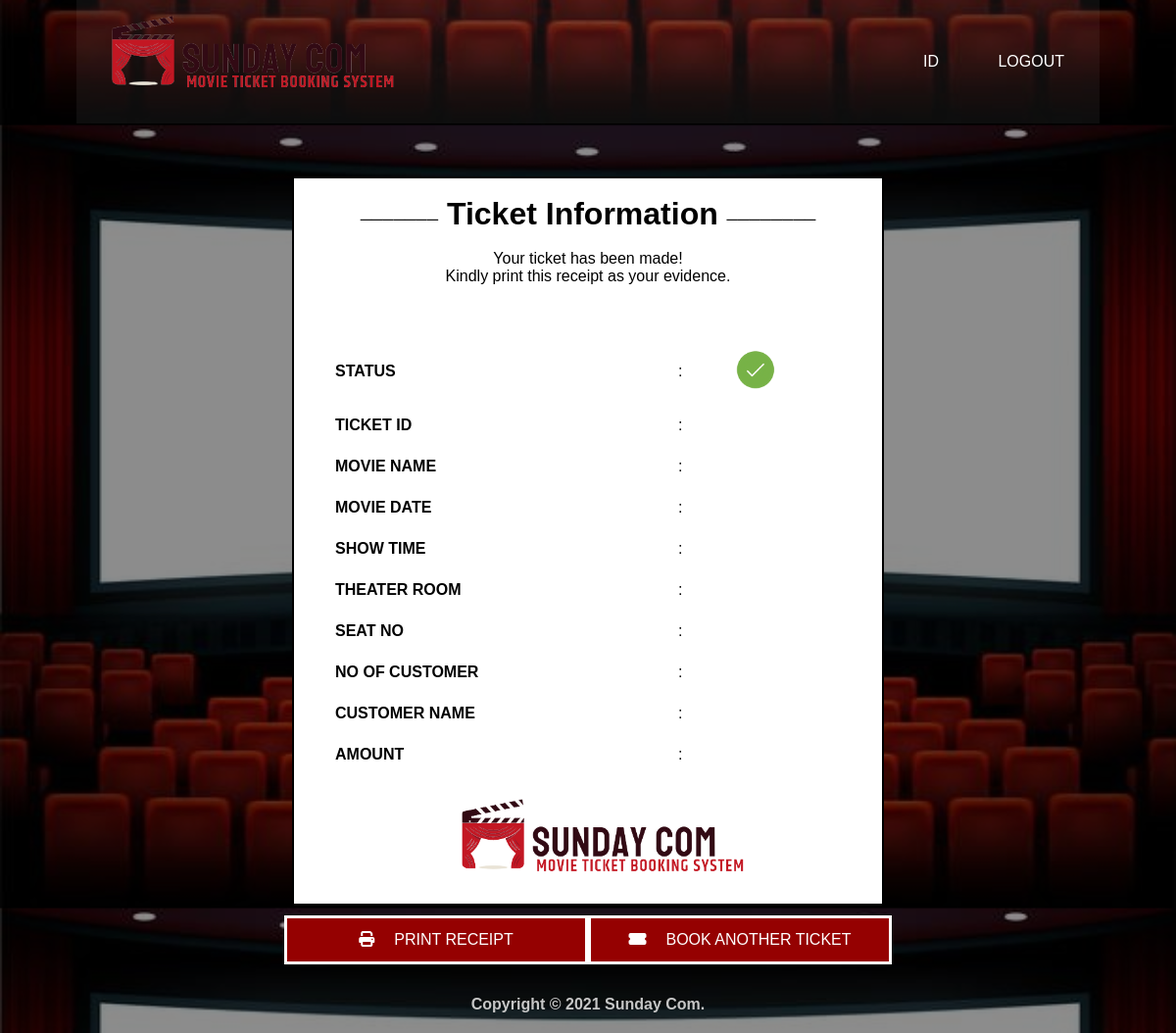
The app's page /payment_resit.php, older data.
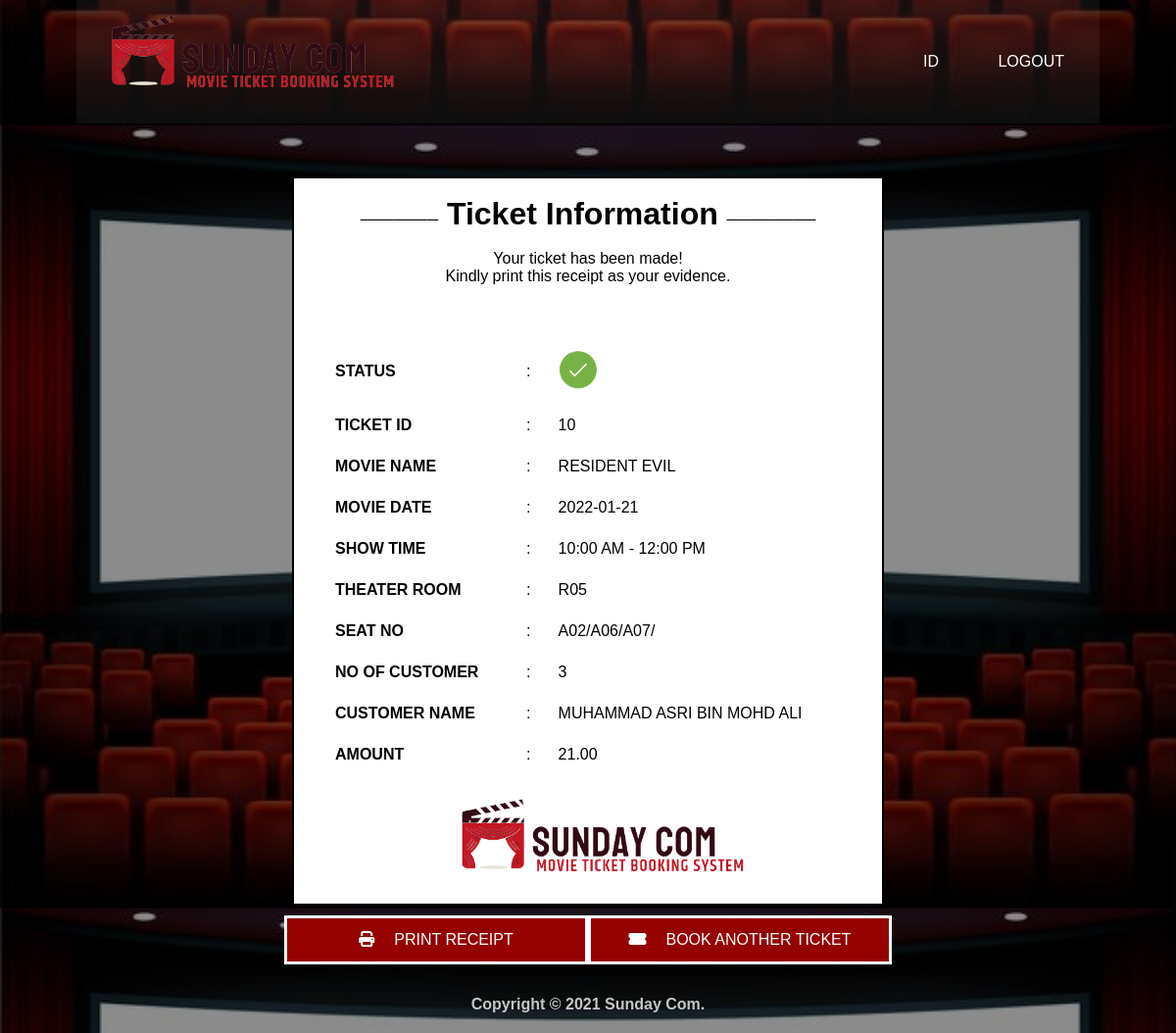
The same page, newer data.
### tables this page shows
CREATE TABLE `ticket` (
  `ticket_id` int(6) NOT NULL,
  `movie_id` int(6) NOT NULL,
  `cust_id` int(6) NOT NULL,
  `show_time` varchar(50) NOT NULL,
  `theater_room` varchar(5) NOT NULL,
  `seat_no` varchar(50) NOT NULL,
  `no_of_cust` int(3) NOT NULL,
  `ticket_date` date NOT NULL
);

CREATE TABLE `movie` (
  `movie_id` int(6) NOT NULL,
  `movie_name` varchar(50) NOT NULL,
  `movie_date` date NOT NULL,
  `movie_category` varchar(15) NOT NULL,
  `movie_language` varchar(15) NOT NULL,
  `movie_length` varchar(15) NOT NULL
);

CREATE TABLE `customer` (
  `cust_id` int(6) NOT NULL,
  `cust_name` varchar(50) NOT NULL,
  `cust_email` varchar(50) NOT NULL,
  `cust_phoneno` varchar(15) NOT NULL,
  `username` varchar(15) NOT NULL,
  `password` varchar(50) NOT NULL
);

CREATE TABLE `payment` (
  `payment_id` int(6) NOT NULL,
  `cust_id` int(6) NOT NULL,
  `payment_type` varchar(50) NOT NULL,
  `payment_total` decimal(10,2) NOT NULL
);

### payment_resit.php (the view, shortened to what this page needs)
<?php
  include("db_connection.php");
  $result = mysqli_query($con, "SELECT * FROM `ticket` INNER JOIN `movie` ON `ticket`.`movie_id` =  `movie`.`movie_id` INNER JOIN `customer` ON `ticket`.`cust_id` = `customer`.`cust_id` INNER JOIN `payment` ON `ticket`.`cust_id` = `payment`.`cust_id` order by `ticket_id` desc limit 1");
  $row = mysqli_fetch_array($result);
  $ticket_id = $row['ticket_id'];
  $show_time = $row['show_time'];
  $theater_room = $row['theater_room'];
  $seat_no = $row['seat_no'];
  $no_of_cust = $row['no_of_cust'];
  $ticket_date = $row['ticket_date'];
  $movie_name = $row['movie_name'];
  $cust_name = $row['cust_name'];
  $payment_total = $row['payment_total'];
 ?>
<!DOCTYPE html>
<html lang="en" dir="ltr">
<link rel="stylesheet" href="https://cdnjs.cloudflare.com/ajax/libs/font-awesome/4.7.0/css/font-awesome.min.css">
  <head>
      </head>
      <body>
        <div class="background">
          <div class="navbar">
            <a href="index.php"><img src="image/logo.png" class="logo"></a>
            <ul>
              <li><a href="#">ID</a></li>
              <li><a href="logout.php">Logout</a></li>
            </ul>
          </div>
          <br><br><br>
          <div class="box">
          <div class="receipt"><br>
              <center>───────<b style="font-family: 'Arial'; font-size: 32px;"> Ticket Information </b>────────</center><br>
              <p style="text-align: center;">Your ticket has been made! <br>Kindly print this receipt as your evidence.</p>
              <br><br><br>
               <table class="centerR">
                <tr>
                  <td><b>STATUS</td>
                  <td> :</td>
                  <td><img src="image/tick.png" width="40" height="40"></td>
                </tr>
                <tr>
                  <td><b>TICKET ID</td>
                  <td> :</td>
                  <td><?php echo $ticket_id; ?> </td>
                </tr>
                <tr>
                  <td><b>MOVIE NAME</td>
                  <td> :</td>
                  <td><?php echo $movie_name; ?> </td>
                </tr>
                <tr>
                  <td><b>MOVIE DATE</td>
                  <td> :</td>
                  <td><?php echo $ticket_date; ?> </td>
                </tr>
                <tr>
                  <td><b>SHOW TIME</td>
                  <td> :</td>
                  <td><?php echo $show_time; ?> </td>
                </tr>
                <tr>
                  <td><b>THEATER ROOM</td>
                  <td> :</td>
                  <td><?php echo $theater_room; ?> </td>
                </tr>
                <tr>
                  <td><b>SEAT NO</td>
                  <td> :</td>
                  <td><?php echo $seat_no; ?> </td>
                </tr>
                <tr>
                  <td><b>NO OF CUSTOMER</td>
                  <td> :</td>
                  <td><?php echo $no_of_cust; ?> </td>
                </tr>
                <tr>
                  <td><b>CUSTOMER NAME</td>
                  <td> :</td>
                  <td><?php echo $cust_name; ?> </td>
                </tr>
                <tr>
                  <td><b>AMOUNT</td>
                  <td> :</td>
                  <td><?php echo $payment_total; ?> </td>
                </tr>
             </table>
          </div>
              <br>
          <center><img src="image/logo.png" class="logo"></center>
    </div>
                <div class="center">
                  <button onclick="window.print()"><i class="fa fa-print" style="margin-right: 20px;"></i><font face="Arial">PRINT RECEIPT</font></button>
                  <button onclick="document.location='booking_page.php'"><i class="fas fa-ticket-alt"style="margin-right: 20px; "></i><font face="Arial">BOOK ANOTHER TICKET</font></button>
              </div>
      <div style="
            margin-top: 6% ;
            color: #C6C6C6;
            text-align: center;
            padding: 20px;
            display: block;
            ">
            <p><b>Copyright &copy; 2021 Sunday Com.<b></p>
        </div>
  </body>
</html>

### payment_resit.php (style rules this page uses)
* { margin: 0; padding: 0; font-family: sans-serif; }
body { background-repeat: repeat; background-image: linear-gradient(rgba(0,0,0,0.45), rgba(0,0,0,0.45)), url(image/cinema3.jpg); background-size: contain; background-position: center; }
.navbar { width: 87%; margin: auto; padding: 10px 0; display: flex; align-items: center; justify-content: space-between; background-color: rgba(255, 255, 255, .05); }
.logo { width: 300px; cursor: pointer; margin-bottom: 10px; margin-left: 30px; }
.navbar ul li { list-style: none; display: inline-block; margin: 0 20px; margin-right: 36px; position: relative; }
.navbar ul li a { text-decoration: none; color: #fff; text-transform: uppercase; }
.navbar ul li::after { content: ''; height: 3px; width: 0; background: #950101; position: absolute; left: 0; bottom: -10px; transition: 0.5s; }
.box { width: 600px; height: 740px; background-color: white; margin: auto; border: 2px solid black; }
table { border-collapse: collapse; width: 90%; }
table.centerR { margin-left: auto; margin-right: auto; }
td { text-align: left; padding: 12px; background-color: white; }
button { width: 310px; height: 50px; float: left; display: inline-block; border:none; font-size: 16px; background-color: #950101; color: white; border: 3px solid #FFF; cursor: pointer; }
.center { margin-left: auto; margin-right: auto; width: 620px; margin-top: 10px; }

Row changes from the older to the newer data that the page shows:
added ticket: ticket_id "10", movie.movie_name "RESIDENT EVIL", ticket_date "2022-01-21", show_time "10:00 AM - 12:00 PM", theater_room "R05", seat_no "A02/A06/A07/", no_of_cust "3", cust.cust_name "MUHAMMAD ASRI BIN MOHD ALI", payment.payment_total "21.00"
